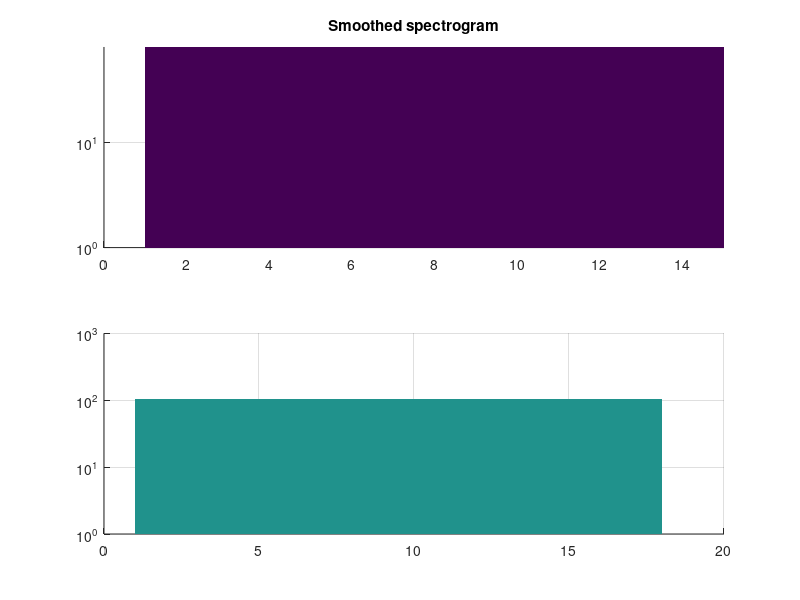

MATLAB code for this plot: (Note: this script raises an error after producing the figure.)
%% Correlation Detector
% A detector that uses correlation to find peaks
%% CONSTANTS
FRAME_SIZE = 1024;
WINDOW_SIZE = 4096;
SPEC_OVERLAP = WINDOW_SIZE/2;
NUM_CHANNELS = 2;
SAMPLE_RATE_HZ = 44100;
FRAMES_TO_HOLD = 15;

CALIBRATION_DURATION = 1;

LOWEST_FREQ_BIN = 20;
HIGHEST_FREQ_BIN = 100;

CORRELATION_THRESHOLD = 0.25;

F_AXIS = linspace(LOWEST_FREQ_BIN/(WINDOW_SIZE/2)*SAMPLE_RATE_HZ,...
    HIGHEST_FREQ_BIN/(WINDOW_SIZE/2)*SAMPLE_RATE_HZ, ...
    HIGHEST_FREQ_BIN-LOWEST_FREQ_BIN+1);

%% FIGURE PREP
figure;
% setup a spectrogram plot
subplot(2,1,1)
hSurf1 = surf(zeros(HIGHEST_FREQ_BIN-LOWEST_FREQ_BIN,15), 'EdgeColor', 'none');
%NEED TO PARAMETRIZE THE 91,15 THING
title('Smoothed spectrogram')
hAxis1 = gca;
view(0,90);
set(hAxis1, 'YScale', 'log');
%hAxis.YScale = 'log';
axis([0 FRAMES_TO_HOLD 0 HIGHEST_FREQ_BIN-LOWEST_FREQ_BIN 0 25 1 15])
caxis manual
% set up a correlation plot
subplot(2,1,2)
hSurf2 = surf(zeros(105,18),'EdgeColor','none');
hAxis2 = gca;
view(0,90);
set(hAxis2, 'YScale', 'log');

%% VARIABLES
load('CorrTemplates_44100Hz.mat')

audioRecorder = dsp.AudioRecorder('NumChannels',NUM_CHANNELS,...
    'SamplesPerFrame',FRAME_SIZE,'SampleRate',SAMPLE_RATE_HZ);

% preallocation for large variables
timeseriesBuffer = zeros(FRAMES_TO_HOLD*FRAME_SIZE,NUM_CHANNELS);
current2Window = zeros(2*WINDOW_SIZE,NUM_CHANNELS);
S = zeros(HIGHEST_FREQ_BIN-LOWEST_FREQ_BIN+1,FRAMES_TO_HOLD); % FRAMES_TO_HOLD/SPEC_OVERLAP*WINDOW_SIZE
S_smooth = zeros(HIGHEST_FREQ_BIN-LOWEST_FREQ_BIN+1,size(S,2));

%% PREPROCESSING
% disp('Calibrating...')
% backspect = backgroundSpectrum(CALIBRATION_DURATION,SAMPLE_RATE_HZ,...
%     WINDOW_SIZE,SPEC_OVERLAP);
% disp('Calibrating completed')

%% PROCESSING LOOP
disp('Processing started')
channelNum = 1;
tic;
while toc < 60
    
    % save the audio data to the buffer
    timeseriesBuffer = [step(audioRecorder); ...
    timeseriesBuffer(1:(size(timeseriesBuffer,1)-FRAME_SIZE),:)];

    S = spectrogram(timeseriesBuffer(:,channelNum),...
        WINDOW_SIZE,SPEC_OVERLAP);
    S = S(LOWEST_FREQ_BIN:HIGHEST_FREQ_BIN,:);
    
 % faster processing code:
%     currentFrame = step(audioRecorder);
%     current2Window = [currentFrame; current2Window(1:(WINDOW_SIZE-FRAME_SIZE),:)];
%     Snew = spectrogram(current2Window(:,channelNum),WINDOW_SIZE,SPEC_OVERLAP);
%     Snew = Snew(LOWEST_FREQ_BIN:HIGHEST_FREQ_BIN,:);
%     S = [Snew S(:,1:size(S,2)-1)];
    
    S_smooth = smoothSpectrogram(S);
    S_smooth(S_smooth<(1.1*mean(mean(abs(S_smooth))))) = 0;
    S_smooth(S_smooth<0.4) = 0;
    % S_smooth = S_smooth-backspect;
    
    correlationResult = normxcorr2(template,S_smooth);
    correlationResult(correlationResult<CORRELATION_THRESHOLD) = 0;
    correlationResult(correlationResult>0) = 1;
    
    
    out = filter2([-0.5; 0.0; 0.5], correlationResult(:,1));
    
    %subplot(2,1,2)
    set(hSurf1,'ZData',abs(S_smooth));
    set(hSurf2, 'ZData', correlationResult);
    drawnow;
    
    
end
disp('Processed finished')

